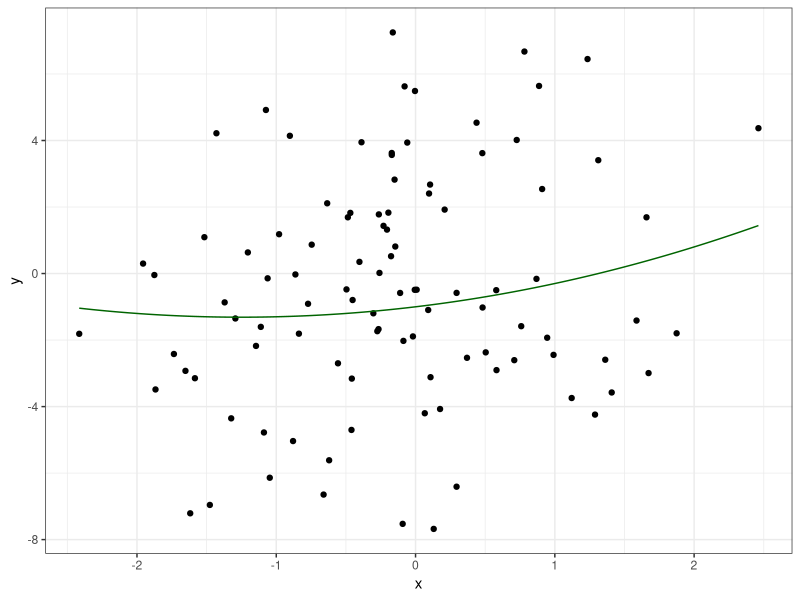
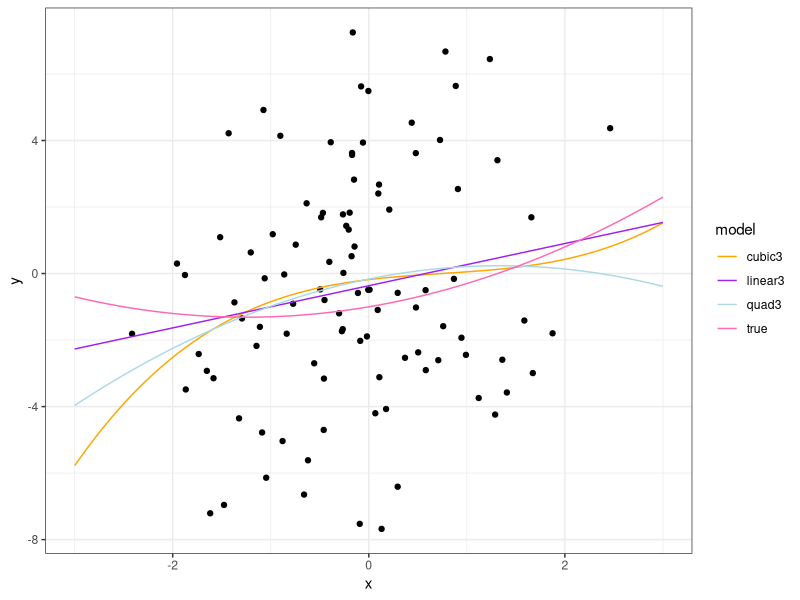
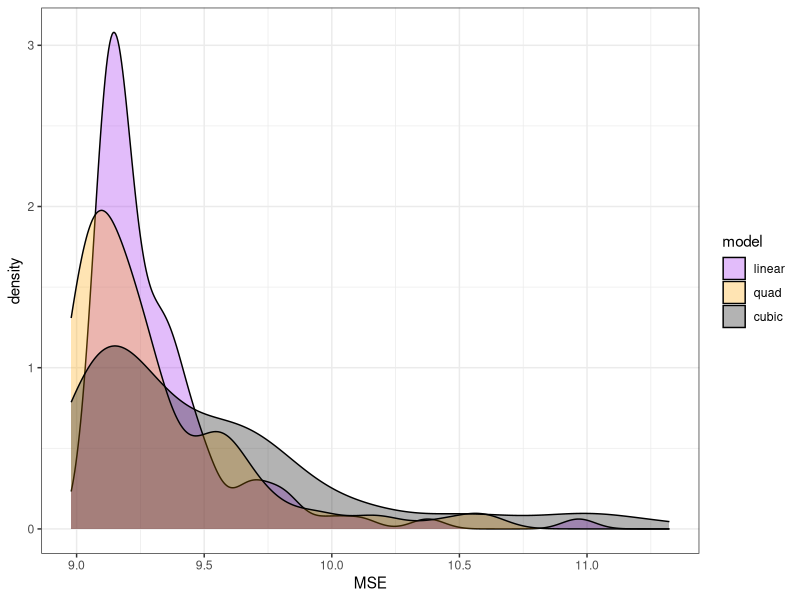

Recreate these plots in R, in order.
## ---- chunk 1
#| include: false
# Set global configurations and settings here
knitr::opts_chunk$set()                 # set global chunk options
ggplot2::theme_set(ggplot2::theme_bw()) # set ggplot2 theme
## ---- chunk 2
#| message: false
#| warning: false
library(tidyverse) 
library(ggplot2)
## ---- chunk 3

create_x <- function(n) rnorm(n) 

f <- function(x) -1 + 0.5 * x + 0.2 * x^2 

create_y <- function(x, sd) 
  { n = length(x)
  f(x) + rnorm(n, mean = 0, sd = sd)
}

n <- 100 
sd <- 3
set.seed(611)
x <- create_x(n) 
y <- create_y(x, sd)
## ---- chunk 4

created_data <- data.frame(x = x, y = y)

ggplot(created_data, aes(x,y)) + geom_point() + geom_function(fun=f, color="darkgreen")
## ---- chunk 5
linear1 = lm(y~x)
quad1 = lm(y ~ poly(x,2))
cubic1 = lm(y ~ poly(x,3))


x_vals = seq(-3, 3, length=200)
linear2 = predict(linear1, tibble(x = x_vals))
quad2 = predict(quad1, tibble(x = x_vals))
cubic2 = predict(cubic1, tibble(x = x_vals))

## ---- chunk 6
prediction = tibble(x = x_vals, 
                        linear3 = linear2, 
                        quad3 = quad2,
                        cubic3 = cubic2,
                        true = f(x_vals)) %>%
  pivot_longer(cols = -x,
               names_to = "model",
               values_to = "y")

ggplot(tibble(x,y), aes(x,y)) + geom_point() + geom_line(data=prediction, aes(color=model)) + scale_color_manual(values = c(true = "hotpink", linear3 = "purple", quad3 = "lightblue", cubic3 = "orange"))

## ---- chunk 7
set.seed(612)
test_n = 10000
# prediction on 10000 test points
test_xvals = create_x(test_n)
test_yvals = create_y(test_xvals, sd = sd)

linear_test = predict(linear1, tibble(x = test_xvals))
quad_test = predict(quad1, tibble(x = test_xvals))
cubic_test = predict(cubic1, tibble(x = test_xvals))

testing = data.frame(x = test_xvals, y = test_yvals, linear = linear_test, quad = quad_test, cubic = cubic_test) %>% 
  pivot_longer(cols=c(-x, -y), names_to = "model", values_to = "MSE") %>% 
  mutate(model = factor(model, levels=c('linear', 'quad', 'cubic'))) %>%
  mutate(error = (y - MSE)^2) %>%
  group_by(model) %>%
  summarize(error=mean(error))

testing

## ---- chunk 8
calculate_MSE <- function(true_values, predicted_values) {
  mean((true_values - predicted_values)^2) }
real_y_test <- f(test_xvals)

best_achievable_MSE <- calculate_MSE(test_yvals, real_y_test)

best_achievable_MSE
## ---- chunk 9
sd = 3
n = 100
rounds = 100

simtwo <- function(test_xvals, test_yvals){
  # new training data
  x = create_x(n)
  y = create_y(x, sd = sd)
  
  # fit three models
  line_fit = lm(y ~ x)
  quad_fit = lm(y ~ poly(x,2))
  cube_fit = lm(y ~ poly(x,3))
  

  # predict test data
  line_predict = predict(line_fit, tibble(x = test_xvals))
  quad_predict = predict(quad_fit, tibble(x = test_xvals))
  cube_predict = predict(cube_fit, tibble(x = test_xvals))
  
  # rank
  
score = tibble(x = test_xvals, y = test_yvals, linear = line_predict, quad = quad_predict, cubic = cube_predict) %>%
  summarize(across(c(-x, -y), ~mean((y - .)^2)))
return(score)
}
## ---- chunk 10
set.seed(613)
results = map(1:rounds, ~ simtwo(test_xvals, test_yvals)) %>% 
  bind_rows(.id = "round")
## ---- chunk 11
elongate = results %>%
  pivot_longer(cols = c("linear", "quad", "cubic"), names_to = "model", values_to = "MSE") %>%
  mutate(model = factor(model, levels = c("linear", "quad", "cubic")))
## ---- chunk 12
ggplot(elongate, aes(MSE)) + geom_density(aes(fill=model), alpha=.3) + scale_fill_manual(values=c(linear = "purple", quad = "orange", cubic = "black"))

## ---- chunk 13
elongate %>% 
  group_by(round) %>%
    slice_min(MSE) %>%
  ungroup() %>%
  count(model) %>%
  mutate(p = n/sum(n))
## ---- chunk 14
part_h <- function(n, sd, test_data = tibble(x = test_xvals, y = test_yvals), seed = 613, rounds = 100) {
  if(!is.null(seed)) set.seed(seed)
  
out = vector("list", rounds)
for(i in 1:rounds){
    x = create_x(n)
    y = create_y(x, sd = sd)
    
    fl = lm(y~x)
    fq = lm(y~poly(x,2))
    fc = lm(y~poly(x,3))
    
    line_predict = predict(fl, test_data)
    quad_predict = predict(fq, test_data)
    cube_predict = predict(fc, test_data)
    
    score = test_data %>% 
      mutate(linear = line_predict, quad = quad_predict, cubic = cube_predict) %>%
      summarize(across(c(-x,-y), ~mean((y -.)^2)))
    
    out[[i]] = score
    
  }
results = bind_rows(out, .id = "iter")
return(results)
}

## ---- chunk 15
test_n = 10000
set.seed(612)
test_xvals = create_x(test_n)
test_yvals = create_y(test_xvals, sd = 2)
i_test = tibble(x = test_xvals, y = test_yvals)
## ---- chunk 16
part_i = part_h(n=100, sd=2, test_data = i_test, seed=613)
## ---- chunk 17
find_min <- part_i %>%
  pivot_longer(-iter, names_to = "model", values_to = "MSE") %>% 
  mutate(model = factor(model, levels = c("linear", "quad", "cubic"))) %>% 
  group_by(iter) %>%
    slice_min(MSE) %>%
  ungroup() %>%
  count(model) %>% mutate(p = n / sum(n))

find_min
## ---- chunk 18
test_n2 = 10000
set.seed(612)
test_xvals = create_x(test_n2)
test_yvals = create_y(test_xvals, sd = 4)
j_test = tibble(x = test_xvals, y = test_yvals)

part_j = part_h(n=300, sd=4, test_data = j_test, seed=613)


## ---- chunk 19
min_j = part_j %>%
  pivot_longer(-iter, names_to = "model", values_to = "MSE") %>%
  mutate(model = factor(model, levels=c("linear", "quad", "cubic"))) %>%
  group_by(iter) %>%
    slice_min(MSE) %>%
  ungroup() %>%
  count(model) %>% mutate(p = n/sum(n))

min_j
